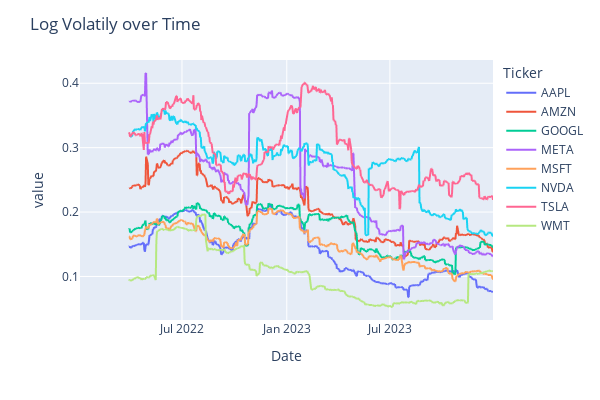

Write notebook code for a chart like this one.
### Code cell
# Volatility over time
TRADING_DAYS = 60
volatility = stock_log_returns.rolling(window=TRADING_DAYS).std()*np.sqrt(TRADING_DAYS)
volatility.plot().update_layout(title='Log Volatily over Time', autosize=False, width=600, height=400)

### Figure 1 — Plotly figure (JSON) as saved in the notebook; plotly's stock layout.template omitted (floating-point values rounded to 4 significant figures; data arrays with more than 128 entries replaced by an {"elided": "..."} marker saying what was removed)
{"data": [{"hovertemplate": "Ticker=AAPL<br>Date=%{x}<br>value=%{y}<extra></extra>", "legendgroup": "AAPL", "line": {"color": "#636efa", "dash": "solid"}, "marker": {"symbol": "circle"}, "mode": "lines", "name": "AAPL", "showlegend": true, "type": "scattergl", "x": {"elided": "501 str values"}, "xaxis": "x", "y": {"elided": "501 float values"}, "yaxis": "y"}, {"hovertemplate": "Ticker=AMZN<br>Date=%{x}<br>value=%{y}<extra></extra>", "legendgroup": "AMZN", "line": {"color": "#EF553B", "dash": "solid"}, "marker": {"symbol": "circle"}, "mode": "lines", "name": "AMZN", "showlegend": true, "type": "scattergl", "x": {"elided": "501 str values"}, "xaxis": "x", "y": {"elided": "501 float values"}, "yaxis": "y"}, {"hovertemplate": "Ticker=GOOGL<br>Date=%{x}<br>value=%{y}<extra></extra>", "legendgroup": "GOOGL", "line": {"color": "#00cc96", "dash": "solid"}, "marker": {"symbol": "circle"}, "mode": "lines", "name": "GOOGL", "showlegend": true, "type": "scattergl", "x": {"elided": "501 str values"}, "xaxis": "x", "y": {"elided": "501 float values"}, "yaxis": "y"}, {"hovertemplate": "Ticker=META<br>Date=%{x}<br>value=%{y}<extra></extra>", "legendgroup": "META", "line": {"color": "#ab63fa", "dash": "solid"}, "marker": {"symbol": "circle"}, "mode": "lines", "name": "META", "showlegend": true, "type": "scattergl", "x": {"elided": "501 str values"}, "xaxis": "x", "y": {"elided": "501 float values"}, "yaxis": "y"}, {"hovertemplate": "Ticker=MSFT<br>Date=%{x}<br>value=%{y}<extra></extra>", "legendgroup": "MSFT", "line": {"color": "#FFA15A", "dash": "solid"}, "marker": {"symbol": "circle"}, "mode": "lines", "name": "MSFT", "showlegend": true, "type": "scattergl", "x": {"elided": "501 str values"}, "xaxis": "x", "y": {"elided": "501 float values"}, "yaxis": "y"}, {"hovertemplate": "Ticker=NVDA<br>Date=%{x}<br>value=%{y}<extra></extra>", "legendgroup": "NVDA", "line": {"color": "#19d3f3", "dash": "solid"}, "marker": {"symbol": "circle"}, "mode": "lines", "name": "NVDA", "showlegend": true, "type": "scattergl", "x": {"elided": "501 str values"}, "xaxis": "x", "y": {"elided": "501 float values"}, "yaxis": "y"}, {"hovertemplate": "Ticker=TSLA<br>Date=%{x}<br>value=%{y}<extra></extra>", "legendgroup": "TSLA", "line": {"color": "#FF6692", "dash": "solid"}, "marker": {"symbol": "circle"}, "mode": "lines", "name": "TSLA", "showlegend": true, "type": "scattergl", "x": {"elided": "501 str values"}, "xaxis": "x", "y": {"elided": "501 float values"}, "yaxis": "y"}, {"hovertemplate": "Ticker=WMT<br>Date=%{x}<br>value=%{y}<extra></extra>", "legendgroup": "WMT", "line": {"color": "#B6E880", "dash": "solid"}, "marker": {"symbol": "circle"}, "mode": "lines", "name": "WMT", "showlegend": true, "type": "scattergl", "x": {"elided": "501 str values"}, "xaxis": "x", "y": {"elided": "501 float values"}, "yaxis": "y"}], "layout": {"autosize": false, "height": 400, "legend": {"title": {"text": "Ticker"}, "tracegroupgap": 0}, "margin": {"t": 60}, "title": {"text": "Log Volatily over Time"}, "width": 600, "xaxis": {"anchor": "y", "domain": [0, 1], "title": {"text": "Date"}}, "yaxis": {"anchor": "x", "domain": [0, 1], "title": {"text": "value"}}}}
